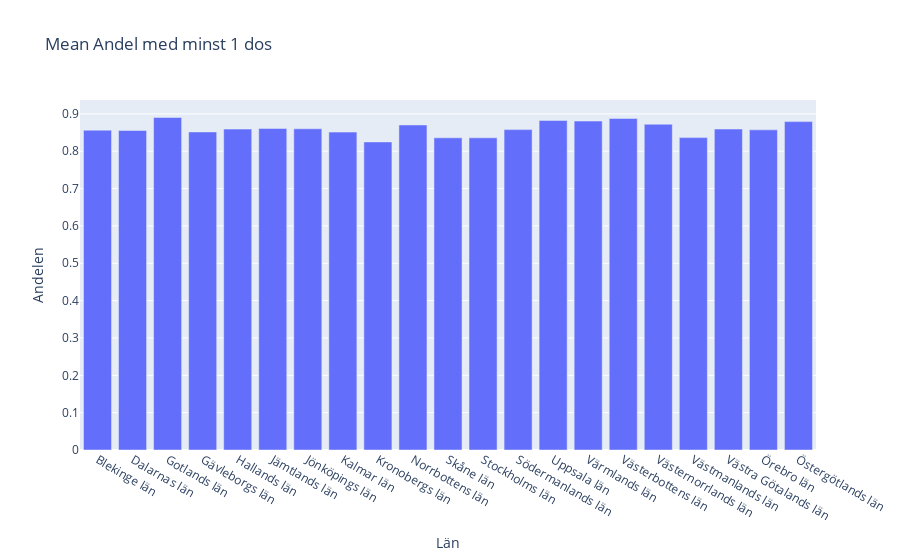

Notebook code for this chart:
### Markdown cell above
### minst dos 1

### Code cell
import plotly_express as px
import matplotlib.pyplot as plt

minst_dos1 = vaccinerade_kommun_och_ålder.groupby('Län_namn')['Andel minst 1 dos'].mean() 
fig = px.bar(x=minst_dos1.index, y=minst_dos1, title="Mean Andel med minst 1 dos")
fig.update_yaxes(title="Andelen")
fig.update_xaxes(title="Län")
fig.show()

### Figure 1 — Plotly figure (JSON) as saved in the notebook; plotly's stock layout.template omitted (floating-point values rounded to 4 significant figures)
{"data": [{"alignmentgroup": "True", "hovertemplate": "x=%{x}<br>y=%{y}<extra></extra>", "legendgroup": "", "marker": {"color": "#636efa", "pattern": {"shape": ""}}, "name": "", "offsetgroup": "", "orientation": "v", "showlegend": false, "textposition": "auto", "type": "bar", "x": ["Blekinge län", "Dalarnas län", "Gotlands län", "Gävleborgs län", "Hallands län", "Jämtlands län", "Jönköpings län", "Kalmar län", "Kronobergs län", "Norrbottens län", "Skåne län", "Stockholms län", "Södermanlands län", "Uppsala län", "Värmlands län", "Västerbottens län", "Västernorrlands län", "Västmanlands län", "Västra Götalands län", "Örebro län", "Östergötlands län"], "xaxis": "x", "y": [0.8565, 0.8556, 0.8903, 0.8517, 0.8592, 0.8609, 0.86, 0.8513, 0.825, 0.8703, 0.8359, 0.8359, 0.8579, 0.8824, 0.8808, 0.8878, 0.8723, 0.8365, 0.8594, 0.8572, 0.8793], "yaxis": "y"}], "layout": {"barmode": "relative", "legend": {"tracegroupgap": 0}, "title": {"text": "Mean Andel med minst 1 dos"}, "xaxis": {"anchor": "y", "domain": [0, 1], "title": {"text": "Län"}}, "yaxis": {"anchor": "x", "domain": [0, 1], "title": {"text": "Andelen"}}}}
